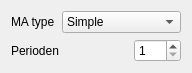
<?xml version="1.0" encoding="UTF-8"?>
<ui version="4.0">
 <class>MovingAverageUI</class>
 <widget class="QWidget" name="MovingAverageUI">
  <property name="geometry">
   <rect>
    <x>0</x>
    <y>0</y>
    <width>192</width>
    <height>65</height>
   </rect>
  </property>
  <property name="windowTitle">
   <string>Moving average</string>
  </property>
  <layout class="QVBoxLayout" name="verticalLayout">
   <item>
    <layout class="QHBoxLayout" name="horizontalLayout_4">
     <item>
      <widget class="QLabel" name="maLabel">
       <property name="text">
        <string>MA type</string>
       </property>
      </widget>
     </item>
     <item>
      <spacer name="horizontalSpacer">
       <property name="orientation">
        <enum>Qt::Horizontal</enum>
       </property>
       <property name="sizeHint" stdset="0">
        <size>
         <width>13</width>
         <height>17</height>
        </size>
       </property>
      </spacer>
     </item>
     <item>
      <widget class="QComboBox" name="maComboBox">
       <item>
        <property name="text">
         <string>Simple</string>
        </property>
       </item>
       <item>
        <property name="text">
         <string>Exponential</string>
        </property>
       </item>
       <item>
        <property name="text">
         <string>Linear Weighted</string>
        </property>
       </item>
       <item>
        <property name="text">
         <string>Adaptive</string>
        </property>
       </item>
       <item>
        <property name="text">
         <string>Hull</string>
        </property>
       </item>
       <item>
        <property name="text">
         <string>Jurik</string>
        </property>
       </item>
      </widget>
     </item>
    </layout>
   </item>
   <item>
    <layout class="QHBoxLayout" name="horizontalLayout_3">
     <item>
      <widget class="QLabel" name="peLabel">
       <property name="text">
        <string>Perioden</string>
       </property>
      </widget>
     </item>
     <item>
      <spacer name="horizontalSpacer_2">
       <property name="orientation">
        <enum>Qt::Horizontal</enum>
       </property>
       <property name="sizeHint" stdset="0">
        <size>
         <width>24</width>
         <height>20</height>
        </size>
       </property>
      </spacer>
     </item>
     <item>
      <widget class="QSpinBox" name="peSpinBox">
       <property name="minimum">
        <number>1</number>
       </property>
       <property name="maximum">
        <number>500</number>
       </property>
      </widget>
     </item>
    </layout>
   </item>
  </layout>
 </widget>
 <resources/>
 <connections/>
 <slots>
  <slot>setValues()</slot>
 </slots>
</ui>
